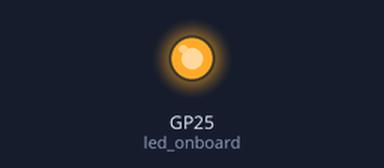
Recording of a program running on a simulated Raspberry Pi Pico running MicroPython. Parts: output pins drawn as LEDs (lit = HIGH). The modem accepts every AT command (registered, SIM ready, sends succeed) and sends nothing else; what the program prints to the serial console is not drawn.

Above: at 0.1 s.
At 3.1 s:
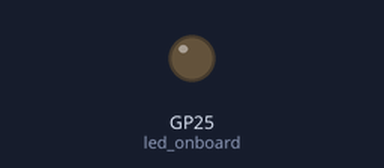
Timing chart, 0 to 4.6 s (numbered marks = the images above):
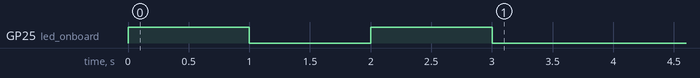

The program:

uambient.py
```python
"""
Raspberry Pi Pico (MicroPython) exercise:
work with SIM7080G Cat-M/NBIoT Module
"""
import machine
import utime

apn ="povo.jp"
username=""
password=""
writeKey = "***your writeKey***"
readKey = "***your readKey***"
channelID  = 12345 #your channelID

# uart setting
uart_port = 0
uart_baute = 115200
modem = machine.UART(uart_port, uart_baute)

# LED indicator on Raspberry Pi Pico
led_pin = 25  # onboard led
led_onboard = machine.Pin(led_pin, machine.Pin.OUT)

# HTTP Get Post Parameter
http_get_server = ['http://ambidata.io', 'api/v2/channels/' +str(channelID) +'/data?readKey=' +str(readKey)]
http_post_server = ['http://ambidata.io', 'api/v2/channels/' + str(channelID) + '/data']

# debug
debug=False

def led_blink():
    for i in range(1, 3):
        led_onboard.value(1)
        utime.sleep(1)
        led_onboard.value(0)
        utime.sleep(1)
    led_onboard.value(0)

# Send AT command
def send_at(cmd, back, timeout=1500):
    rec_buff = b''
    modem.write((cmd + '\r\n').encode())
    prvmills = utime.ticks_ms()
    while (utime.ticks_ms() - prvmills) < timeout:
        if modem.any():
            rec_buff = b"".join([rec_buff, modem.read(1)])
    if rec_buff != '':
        if back not in rec_buff.decode():
            if 'ERROR' in rec_buff.decode():
                print(cmd + 'back:\t' + rec_buff.decode())
                return 0
            else:
                # Resend cmd
                rec_buff = b''
                rec_buff = send_at_wait_resp(cmd, back, timeout)
                if back not in rec_buff.decode():
                    print(cmd + ' back:\t' + rec_buff.decode())
                    return 0
                else:
                    return 1
        else:
            if debug:
                print(rec_buff.decode())
            return 1
    else:
        print(cmd + ' no responce\n')
        # Resend cmd
        rec_buff = send_at_wait_resp(cmd, back, timeout)
        if back not in rec_buff.decode():
            print(cmd + ' back:\t' + rec_buff.decode())
            return 0
        else:
            return 1


# Send AT command and return response information
def send_at_wait_resp(cmd, back, timeout=2000):
    rec_buff = b''
    modem.write((cmd + '\r\n').encode())
    prvmills = utime.ticks_ms()
    while (utime.ticks_ms() - prvmills) < timeout:
        if modem.any():
            rec_buff = b"".join([rec_buff, modem.read(1)])
    if rec_buff != '':
        if back not in rec_buff.decode():
            print(cmd + ' back:\t' + rec_buff.decode())
        else:
            if debug:
                print(rec_buff.decode())

    else:
        print(cmd + ' no responce')
    # print("Response information is: ", rec_buff)
    return rec_buff

def modem_flush():
    while modem.any():
        modem.read(1)

# Module startup detection
def check_start():
    # simcom module uart may be fool,so it is better to send much times when it starts.
    modem_flush()
    send_at("AT", "OK")
    utime.sleep(1)
    for i in range(1, 4):
        if send_at("AT", "OK") == 1:
            print('------SIM7080G is ready------\r\n')
            send_at("ATE1", "OK")
            break
        else:
            module_power()
            print('------SIM7080G is starting up, please wait------\r\n')
            utime.sleep(5)


def set_network():
    print("Setting to LTE mode:\n")
    send_at("AT+CFUN=0", "OK")
    send_at("AT+CNMP=38", "OK")  # Select LTE mode
    send_at("AT+CMNB=1", "OK")  # Select Cat-M mode
    send_at("AT+CFUN=1", "OK")
    utime.sleep(5)


# Check the network status
def check_network():
    if send_at("AT+CPIN?", "READY") != 1:
        print("------Please check whether the sim card has been inserted!------\n")
    for i in range(1, 10):
        if send_at("AT+CGATT?", "1"):
            print('------SIM7080G is online------\r\n')
            break
        else:
            print('------SIM7080G is offline, please wait...------\r\n')
            utime.sleep(5)
            continue
    send_at("AT+CSQ", "OK")
    send_at("AT+CPSI?", "OK")
    send_at("AT+COPS?", "OK")
    #get_resp_info = str(send_at_wait_resp("AT+CGNAPN", "OK"))
    # getapn = get_resp_info.split('\"')
    # print(getapn[1])
    #getapn1 = get_resp_info[get_resp_info.find('\"')+1:get_resp_info.rfind('\"')]
    # print(getapn1)
    if username :
        send_at('AT+CNCFG=0,1,"'+apn+'","'+username+'","'+password+'"', "OK")
    else :
        send_at('AT+CNCFG=0,1,"'+apn+'"', "OK")
    if send_at('AT+CNACT=0,1', 'ACTIVE'):
        print("Network activation is successful\n")
    else:
        print("Please check the network and try again!\n")
    send_at('AT+CNACT?', 'OK')


def at_test():
    print("---------------------------SIM7080G AT TEST---------------------------")
    while True:
        try:
            command_input = str(input('Please input the AT command,press Ctrl+C to exit:\000'))
            send_at(command_input, 'OK', 2000)
        except KeyboardInterrupt:
            print('\n------Exit AT Command Test!------\r\n')

            print("------The module is power off!------\n")
            break

# Set HTTP body and head length

def set_http_length(bodylen,headerlen=350):
    send_at('AT+SHCONF=\"BODYLEN\",' + str(bodylen), 'OK',100)
    send_at('AT+SHCONF=\"HEADERLEN\",' + str(headerlen), 'OK',100)


# Set HTTP header content
def set_http_content():
 #   send_at('AT+CASSLCFG=0,SSL,0','OK')
    send_at('AT+SHCHEAD', 'OK',100)
    send_at('AT+SHAHEAD=\"Content-Type\",\"application/json\"', 'OK',100)
#     send_at('AT+SHAHEAD=\"User-Agent\",\"curl/7.47.0\"', 'OK')
#     send_at('AT+SHAHEAD=\"Cache-control\",\"no-cache\"', 'OK')
#     send_at('AT+SHAHEAD=\"Connection\",\"keep-alive\"', 'OK')
#     send_at('AT+SHAHEAD=\"Accept\",\"*/*\"', 'OK')
#     send_at('AT+SHAHEAD?', 'OK',100)

# HTTP GET TEST
def http_get(n=1):
    print("HTTP GET \n")
    send_at_wait_resp('AT+SHDISC', 'OK')
    send_at('AT+SHCONF="URL",\"'+http_get_server[0]+'\"', 'OK')
    #set_http_length(0)
    send_at('AT+SHCONN', 'OK', 3000)
    if send_at('AT+SHSTATE?', '1'):
        set_http_content()
        resp = str(send_at_wait_resp('AT+SHREQ=\"'+http_get_server[1]+'&n=' + str(n)+'\",1', 'OK',8000))
        #print("resp is :", resp)
        try:
            get_pack_len = int(resp[resp.rfind(',')+1:-5])
            if get_pack_len > 0:
                resp = (send_at_wait_resp('AT+SHREAD=0,'+str(get_pack_len), 'OK', 5000)).decode()
                get_json=resp[resp.rfind('[')+1:resp.rfind(']')]
                #self.send_at('AT+SHDISC', 'OK')
                #print(f"get json:{get_json}\n")
                return get_json
            else:
                print("HTTP Get failed!\n")
        except ValueError:
            print("ValueError!\n")
    else:
        print("HTTP connection disconnected, please check and try again\n")


# HTTP POST TEST
def http_post(http_post_msg):
    print("HTTP Post \n")
    send_at_wait_resp('AT+SHDISC', 'OK',100)
    send_at('AT+SHCONF="URL",\"' + http_post_server[0] + '\"', 'OK',100)
    bodylen = len(http_post_msg)
    set_http_length(bodylen)
    send_at('AT+SHCONN', 'OK', 3000)
    if send_at('AT+SHSTATE?', '1',100):
        set_http_content()
        send_at('AT+SHCPARA', 'OK',100)
        if send_at('AT+SHBOD=' + str(bodylen) +',10000', '>', 100) :
            #print(http_post_msg)
            send_at(http_post_msg, 'OK',1000)
            #send_at('AT+SHBOD?','OK')
            resp = str(send_at_wait_resp('AT+SHREQ=\"/'+http_post_server[1]+'\",3','OK', 8000))
            #print("resp is :", resp)
            try:
                get_status = int(resp[resp.rfind(',')-3:resp.rfind(',')])
                print(f"status :{get_status}\n")
                return get_status
            except ValueError:
                print("ValueError!\n")

        else:
            print("Send failed\n")

    else:
        print("HTTP connection disconnected, please check and try again\n")


# SIM7080G main program
led_blink()
check_start()
set_network()
check_network()
d1 = 0
while True :
    msg = '{"writeKey":"' + writeKey + '","d1":"' +str(d1)+ '"}'
    print(f"post json :{msg}")
    http_post(msg)
    utime.sleep(5)
    d1+=1
    get_json=http_get(d1)
    print(f"get json:{get_json}\n")
```
